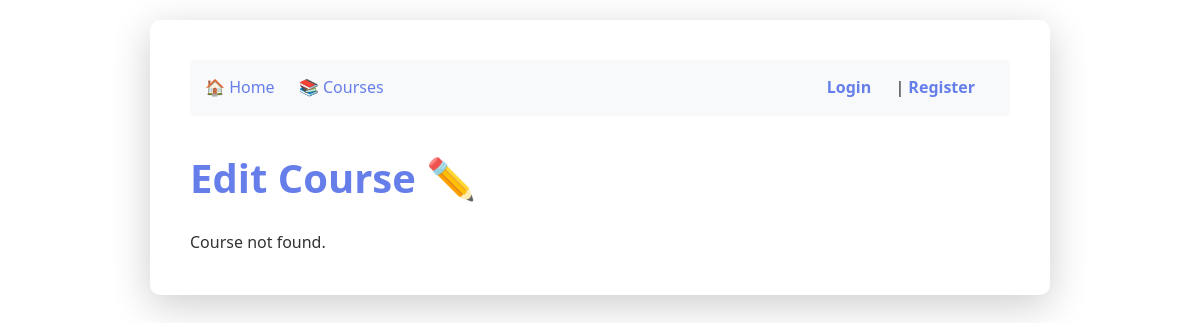
Page /edit-course/7 (signed in) on the earlier database version.
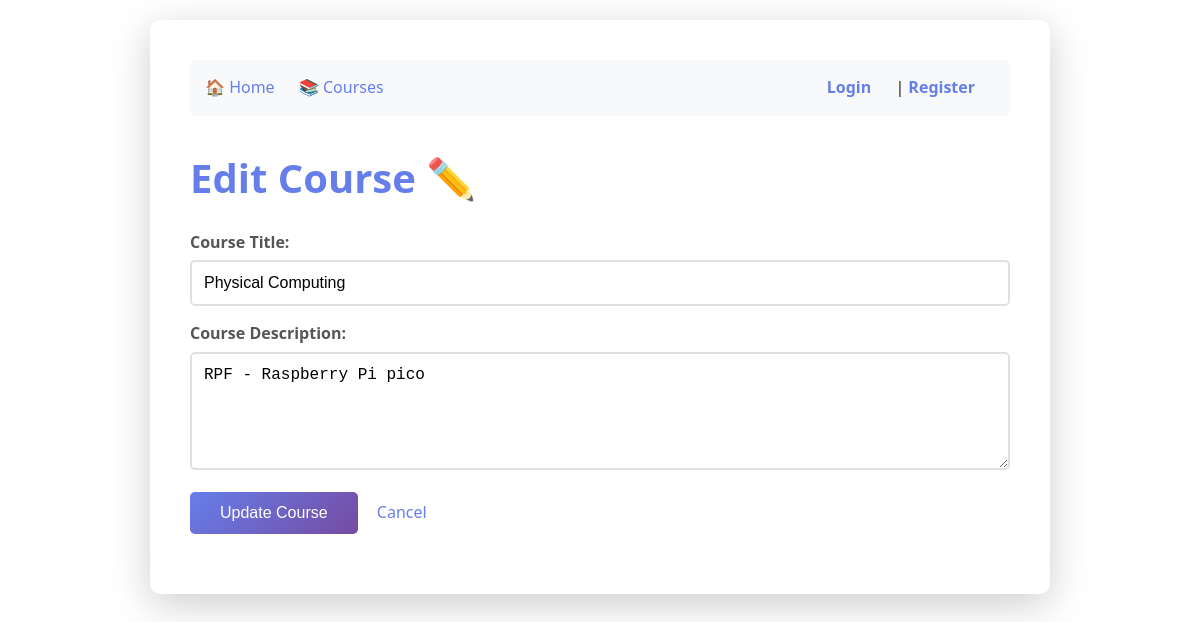
Same page on the later database version.
### tables this page shows
CREATE TABLE courses (
                   id INTEGER PRIMARY KEY,
                   title TEXT NOT NULL,
                   description TEXT NOT NULL
               , video_url TEXT);

### routes/courses.py (the view)
    @app.route('/edit-course/<int:course_id>')
    def edit_course(course_id):
        if not is_admin():
            return redirect('/login')
        conn = get_db_connection()
        course = conn.execute(
            'SELECT * FROM courses WHERE id = ?',
            (course_id,)
        ).fetchone()
        conn.close()
        return render_template('edit_course.html', course=course)

### templates/edit_course.html (shortened to what this page needs)
{% extends "base.html" %}
{% block content %}
    <h1>Edit Course ✏️</h1>
    {% if course %}
    <form method="POST" action="/edit-course/{{ course.id }}">
        <div>
            <label>Course Title:</label>
            <input type="text" name="title" value="{{ course.title }}" required minlength="3">
        </div>
        <div>
            <label>Course Description:</label>
            <textarea name="description" required minlength="10" rows="5">{{ course.description }}</textarea>
        </div>
        <button type="submit">Update Course</button>
        <a href="/course/{{ course.id }}" style="margin-left: 15px;">Cancel</a>
    </form>
    {% else %}
        <p>Course not found.</p>
    {% endif %}
{% endblock %}

Differences in the rows shown:
added courses: title "Physical Computing", description "RPF - Raspberry Pi pico"
Other differences:
text no longer shown: "Course not found."
text now shown: "Course Title: Course Description: Update Course Cancel"
